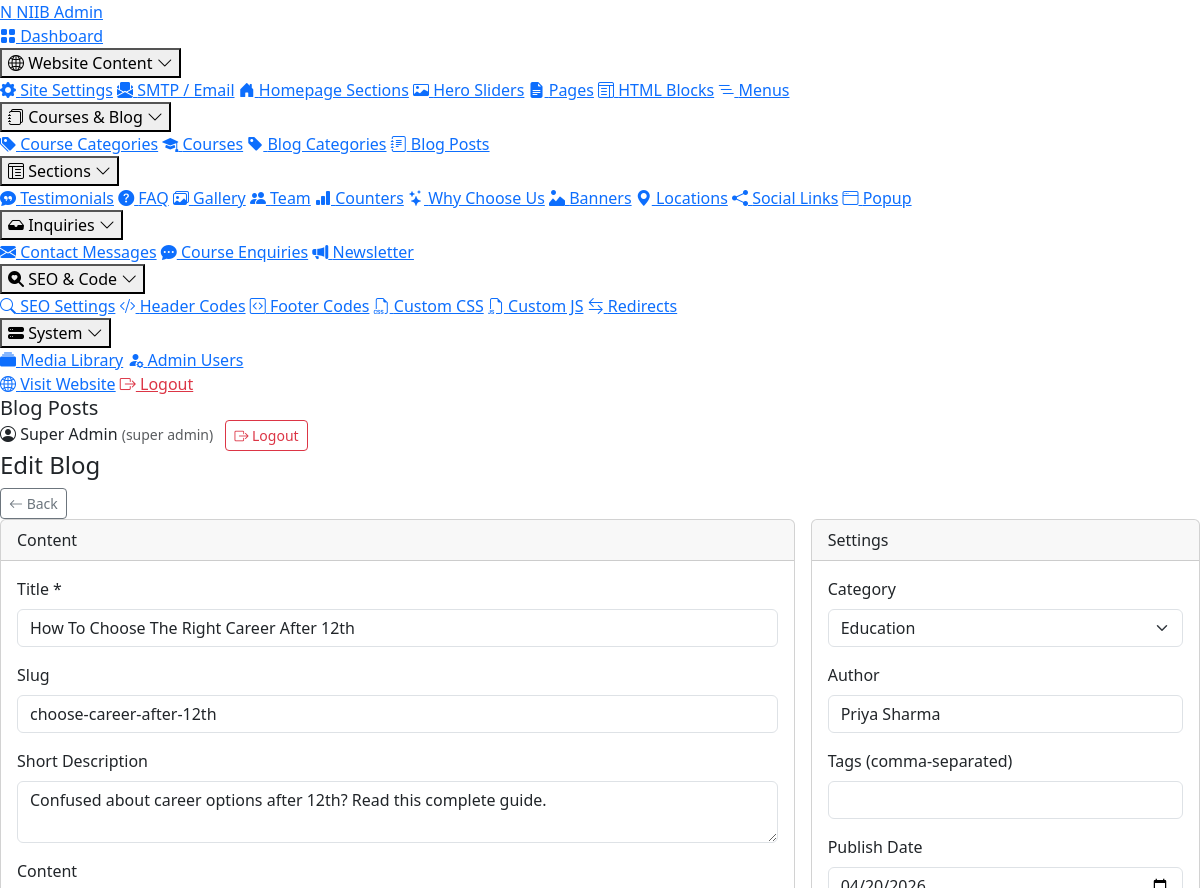
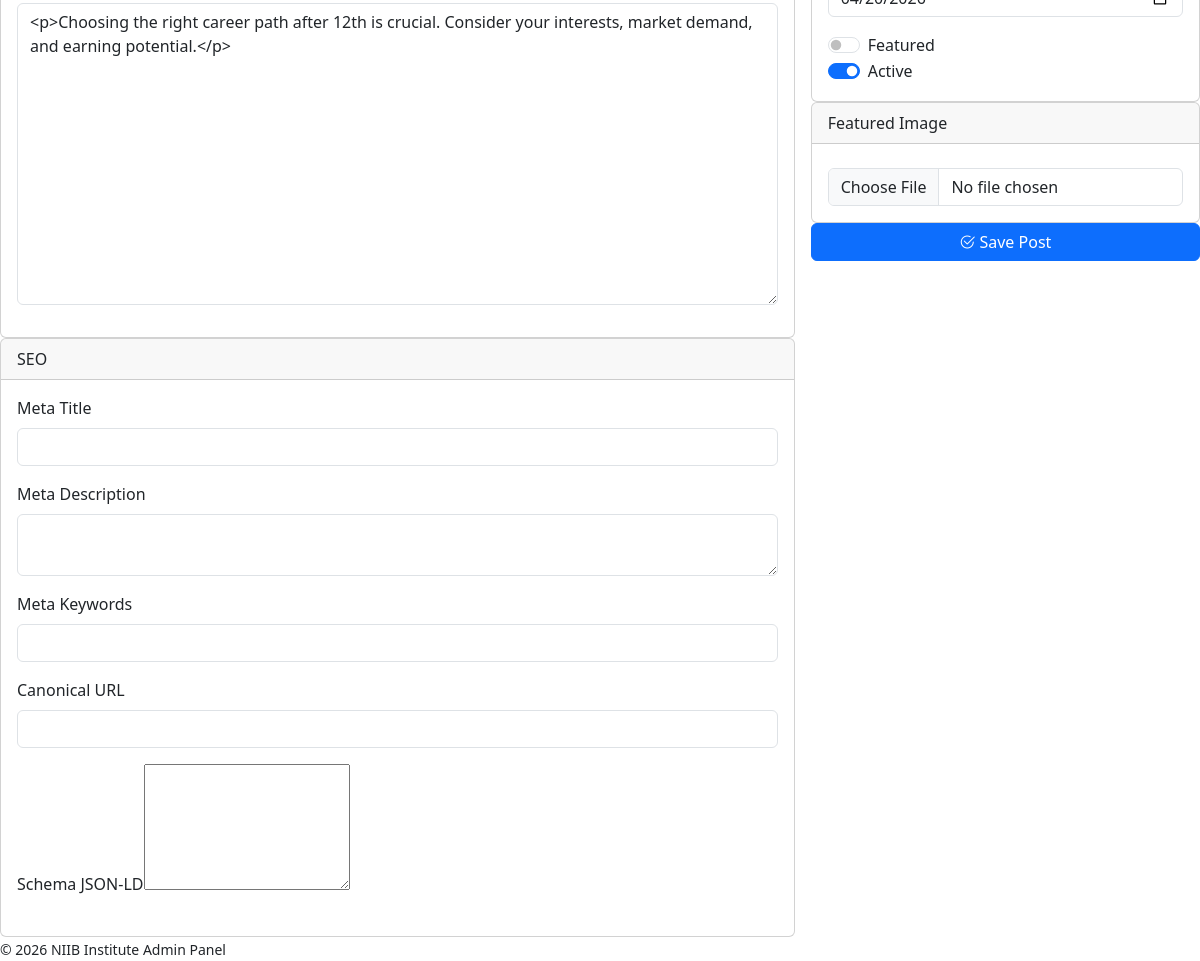
Page /admin/modules/blogs.php?action=edit&id=2 (signed in) on the committed database (2 pictures, top to bottom).
### tables this page shows
CREATE TABLE `blog_posts` (
  `id` INT(11) UNSIGNED NOT NULL AUTO_INCREMENT,
  `category_id` INT(11) UNSIGNED DEFAULT NULL,
  `title` VARCHAR(255) NOT NULL,
  `slug` VARCHAR(255) NOT NULL,
  `short_description` TEXT,
  `content` LONGTEXT,
  `featured_image` VARCHAR(255) DEFAULT NULL,
  `author` VARCHAR(150) DEFAULT 'Admin',
  `tags` VARCHAR(500) DEFAULT NULL,
  `publish_date` DATE DEFAULT NULL,
  `views` INT(11) DEFAULT 0,
  `meta_title` VARCHAR(255) DEFAULT NULL,
  `meta_description` TEXT,
  `meta_keywords` TEXT,
  `canonical_url` VARCHAR(255) DEFAULT NULL,
  `og_image` VARCHAR(255) DEFAULT NULL,
  `schema_code` LONGTEXT,
  `is_featured` TINYINT(1) NOT NULL DEFAULT 0,
  `status` TINYINT(1) NOT NULL DEFAULT 1,
  `created_at` DATETIME NOT NULL DEFAULT CURRENT_TIMESTAMP,
  `updated_at` DATETIME NOT NULL DEFAULT CURRENT_TIMESTAMP ON UPDATE CURRENT_TIMESTAMP,
  PRIMARY KEY (`id`),
  UNIQUE KEY `slug` (`slug`),
  KEY `category_id` (`category_id`),
  KEY `status` (`status`)
);

CREATE TABLE `blog_categories` (
  `id` INT(11) UNSIGNED NOT NULL AUTO_INCREMENT,
  `name` VARCHAR(150) NOT NULL,
  `slug` VARCHAR(150) NOT NULL,
  `description` TEXT,
  `status` TINYINT(1) NOT NULL DEFAULT 1,
  `created_at` DATETIME NOT NULL DEFAULT CURRENT_TIMESTAMP,
  PRIMARY KEY (`id`),
  UNIQUE KEY `slug` (`slug`)
);

### includes/functions.php (called while the page is built, shortened)
<?php
function e($value) {
    return htmlspecialchars((string)$value, ENT_QUOTES | ENT_HTML5, 'UTF-8');
}

### config/database.php (called while the page is built, shortened)
<?php
function db() {
    static $pdo = null;
    if ($pdo === null) {
        $dsn = 'mysql:host=' . DB_HOST . ';dbname=' . DB_NAME . ';charset=' . DB_CHARSET;
        $options = [
            PDO::ATTR_ERRMODE            => PDO::ERRMODE_EXCEPTION,
            PDO::ATTR_DEFAULT_FETCH_MODE => PDO::FETCH_ASSOC,
            PDO::ATTR_EMULATE_PREPARES   => false,
            PDO::MYSQL_ATTR_INIT_COMMAND => "SET NAMES " . DB_CHARSET
        ];
        try {
            $pdo = new PDO($dsn, DB_USER, DB_PASS, $options);
        } catch (PDOException $e) {
            if (ENVIRONMENT === 'development') {
                die('Database connection failed: ' . $e->getMessage());
            } else {
                error_log('DB connection error: ' . $e->getMessage());
                die('Service temporarily unavailable.');
            }
        }
    }
    return $pdo;
}

### admin/includes/auth.php (called while the page is built, shortened)
<?php
require_once __DIR__ . '/../../config/database.php';
require_once __DIR__ . '/../../includes/functions.php';
try {
    $stmt = db()->prepare("SELECT id, name, email, role, avatar FROM admin_users WHERE id=? AND status=1");
    $stmt->execute([$_SESSION['admin_id']]);
    $current_admin = $stmt->fetch();
} catch (Throwable $e) {
    die('DB error. Please run install.php.');
}

### admin/includes/crud.php (called while the page is built, shortened)
<?php
function crud_fetch($table, $id) {
    $stmt = db()->prepare("SELECT * FROM `$table` WHERE id=?");
    $stmt->execute([(int)$id]);
    return $stmt->fetch();
}

### admin/modules/blogs.php (the view, shortened to what this page needs)
<?php
require __DIR__ . '/../includes/auth.php';
require __DIR__ . '/../includes/crud.php';
$page_title='Blog Posts'; $active='blogs';
$action = $_GET['action'] ?? 'list';
$id = (int)($_GET['id'] ?? 0);
$pdo = db();
include __DIR__ . '/../includes/header.php';
if ($action==='add' || $action==='edit') {
    $b = ['id'=>0,'category_id'=>'','title'=>'','slug'=>'','short_description'=>'','content'=>'','featured_image'=>'',
          'author'=>'Admin','tags'=>'','publish_date'=>date('Y-m-d'),'meta_title'=>'','meta_description'=>'','meta_keywords'=>'',
          'canonical_url'=>'','schema_code'=>'','is_featured'=>0,'status'=>1];
    if ($action==='edit' && $id>0) { $row = crud_fetch('blog_posts',$id); if ($row) $b = $row; }
    $cats = $pdo->query("SELECT id,name FROM blog_categories WHERE status=1 ORDER BY name")->fetchAll();
?>
<div class="page-header"><h4><?= $action==='edit'?'Edit Blog':'Add Blog' ?></h4>
<a href="<?= ADMIN_URL ?>/modules/blogs.php" class="btn btn-outline-secondary btn-sm"><i class="bi bi-arrow-left"></i> Back</a></div>
<form method="post" enctype="multipart/form-data">
<div class="row g-3">
<div class="col-lg-8">
    <div class="card"><div class="card-header">Content</div><div class="card-body">
        <div class="mb-3"><label class="form-label">Title *</label><input id="bt" name="title" class="form-control" value="<?= e($b['title']) ?>" required></div>
        <div class="mb-3"><label class="form-label">Slug</label><input name="slug" data-slug-source="bt" class="form-control" value="<?= e($b['slug']) ?>"></div>
        <div class="mb-3"><label class="form-label">Short Description</label><textarea name="short_description" class="form-control" rows="2"><?= e($b['short_description']) ?></textarea></div>
        <div class="mb-3"><label class="form-label">Content</label><textarea name="content" class="form-control rich-editor" rows="12"><?= e($b['content']) ?></textarea></div>
    </div></div>
    <div class="card"><div class="card-header">SEO</div><div class="card-body">
        <div class="mb-3"><label class="form-label">Meta Title</label><input name="meta_title" class="form-control" value="<?= e($b['meta_title']) ?>"></div>
        <div class="mb-3"><label class="form-label">Meta Description</label><textarea name="meta_description" class="form-control" rows="2"><?= e($b['meta_description']) ?></textarea></div>
        <div class="mb-3"><label class="form-label">Meta Keywords</label><input name="meta_keywords" class="form-control" value="<?= e($b['meta_keywords']) ?>"></div>
        <div class="mb-3"><label class="form-label">Canonical URL</label><input name="canonical_url" class="form-control" value="<?= e($b['canonical_url']) ?>"></div>
        <div class="mb-3"><label class="form-label">Schema JSON-LD</label><textarea name="schema_code" class="code-editor" rows="5"><?= e($b['schema_code']) ?></textarea></div>
    </div></div>
</div>
<div class="col-lg-4">
    <div class="card"><div class="card-header">Settings</div><div class="card-body">
        <div class="mb-3"><label class="form-label">Category</label>
            <select name="category_id" class="form-select"><option value="">— Select —</option>
                <?php foreach($cats as $c): ?><option value="<?= $c['id'] ?>" <?= $c['id']==$b['category_id']?'selected':'' ?>><?= e($c['name']) ?></option><?php endforeach; ?>
            </select>
        </div>
        <div class="mb-3"><label class="form-label">Author</label><input name="author" class="form-control" value="<?= e($b['author']) ?>"></div>
        <div class="mb-3"><label class="form-label">Tags (comma-separated)</label><input name="tags" class="form-control" value="<?= e($b['tags']) ?>"></div>
        <div class="mb-3"><label class="form-label">Publish Date</label><input type="date" name="publish_date" class="form-control" value="<?= e($b['publish_date']) ?>"></div>
        <div class="form-check form-switch"><input type="checkbox" name="is_featured" class="form-check-input" id="bf" value="1" <?= $b['is_featured']?'checked':'' ?>><label for="bf" class="form-check-label">Featured</label></div>
        <div class="form-check form-switch"><input type="checkbox" name="status" class="form-check-input" id="bs" value="1" <?= $b['status']?'checked':'' ?>><label for="bs" class="form-check-label">Active</label></div>
    </div></div>
    <div class="card"><div class="card-header">Featured Image</div><div class="card-body">
        <input type="file" name="featured_image" class="form-control mt-2" data-preview="bp" accept="image/*">
    </div></div>
    <button class="btn btn-primary w-100"><i class="bi bi-check2-circle"></i> Save Post</button>
</div></div>
</form>
<?php } ?>
<?php include __DIR__.'/../includes/footer.php'; ?>

### admin/includes/header.php (shortened to what this page needs)
<?php
$page_title = $page_title ?? 'Admin';
$active = $active ?? '';
?>
<!DOCTYPE html>
<html lang="en">
<head>
<link href="https://cdn.jsdelivr.net/npm/bootstrap@5.3.2/dist/css/bootstrap.min.css" rel="stylesheet">
<link href="https://cdn.jsdelivr.net/npm/bootstrap-icons@1.11.1/font/bootstrap-icons.min.css" rel="stylesheet">
<link href="<?= ADMIN_URL ?>/assets/css/admin.css?v=4" rel="stylesheet">
</head>
<body>
<aside class="admin-sidebar">
    <div class="sidebar-brand">
        <a href="<?= ADMIN_URL ?>/index.php"><span class="logo-mark">N</span> <span class="logo-text">NIIB Admin</span></a>
    </div>
    <nav class="sidebar-nav">
        <a href="<?= ADMIN_URL ?>/index.php" class="<?= $active==='dashboard'?'active':'' ?>"><i class="bi bi-grid-fill"></i> Dashboard</a>
        <?php foreach ($nav_groups as $groupLabel => $group):
            $isOpen = false;
            foreach ($group['items'] as $i) if ($i['key'] === $active) { $isOpen = true; break; }
        ?>
        <div class="nav-group<?= $isOpen ? ' open' : '' ?>">
            <button type="button" class="nav-group-toggle">
                <i class="bi <?= e($group['icon']) ?>"></i>
                <span><?= e($groupLabel) ?></span>
                <i class="bi bi-chevron-down nav-group-chev"></i>
            </button>
            <div class="nav-group-items">
                <?php foreach ($group['items'] as $i): ?>
                    <a href="<?= ADMIN_URL ?>/<?= $i['href'] ?>" class="<?= $active===$i['key']?'active':'' ?>"><i class="bi <?= e($i['icon']) ?>"></i> <?= e($i['label']) ?></a>
                <?php endforeach; ?>
            </div>
        </div>
        <?php endforeach; ?>
        <a href="<?= SITE_URL ?>" target="_blank"><i class="bi bi-globe2"></i> Visit Website</a>
        <a href="<?= ADMIN_URL ?>/logout.php" class="text-danger"><i class="bi bi-box-arrow-right"></i> Logout</a>
    </nav>
</aside>
<div class="admin-main">
    <header class="admin-topbar">
        <h5 class="m-0"><?= e($page_title) ?></h5>
        <div class="ms-auto admin-user">
            <span class="d-none d-md-inline me-2"><i class="bi bi-person-circle"></i> <?= e($current_admin['name']) ?> <small class="text-muted">(<?= e(str_replace('_',' ',$current_admin['role'])) ?>)</small></span>
            <a href="<?= ADMIN_URL ?>/logout.php" class="btn btn-sm btn-outline-danger"><i class="bi bi-box-arrow-right"></i> Logout</a>
        </div>
    </header>
    <main class="admin-content">

### rows in the picture
blog_posts: title "How To Choose The Right Career After 12th", slug "choose-career-after-12th", short_description "Confused about career options after 12th? Read this complete guide.", content "<p>Choosing the right career path after 12th is crucial. Consider your interests, market demand, and earning potential.</p>", category_id "Education", author "Priya Sharma", publish_date "04/20/2026", status "☑"

### other values in the picture
$groupLabel "Website Content"
$i['label'] "Site Settings"
$i['label'] "SMTP / Email"
$i['label'] "Homepage Sections"
$i['label'] "Hero Sliders"
$i['label'] "Pages"
$i['label'] "HTML Blocks"
$i['label'] "Menus"
$groupLabel "Courses & Blog"
$i['label'] "Course Categories"
$i['label'] "Courses"
$i['label'] "Blog Categories"
$i['label'] "Blog Posts"
$groupLabel "Sections"
$i['label'] "Testimonials"
